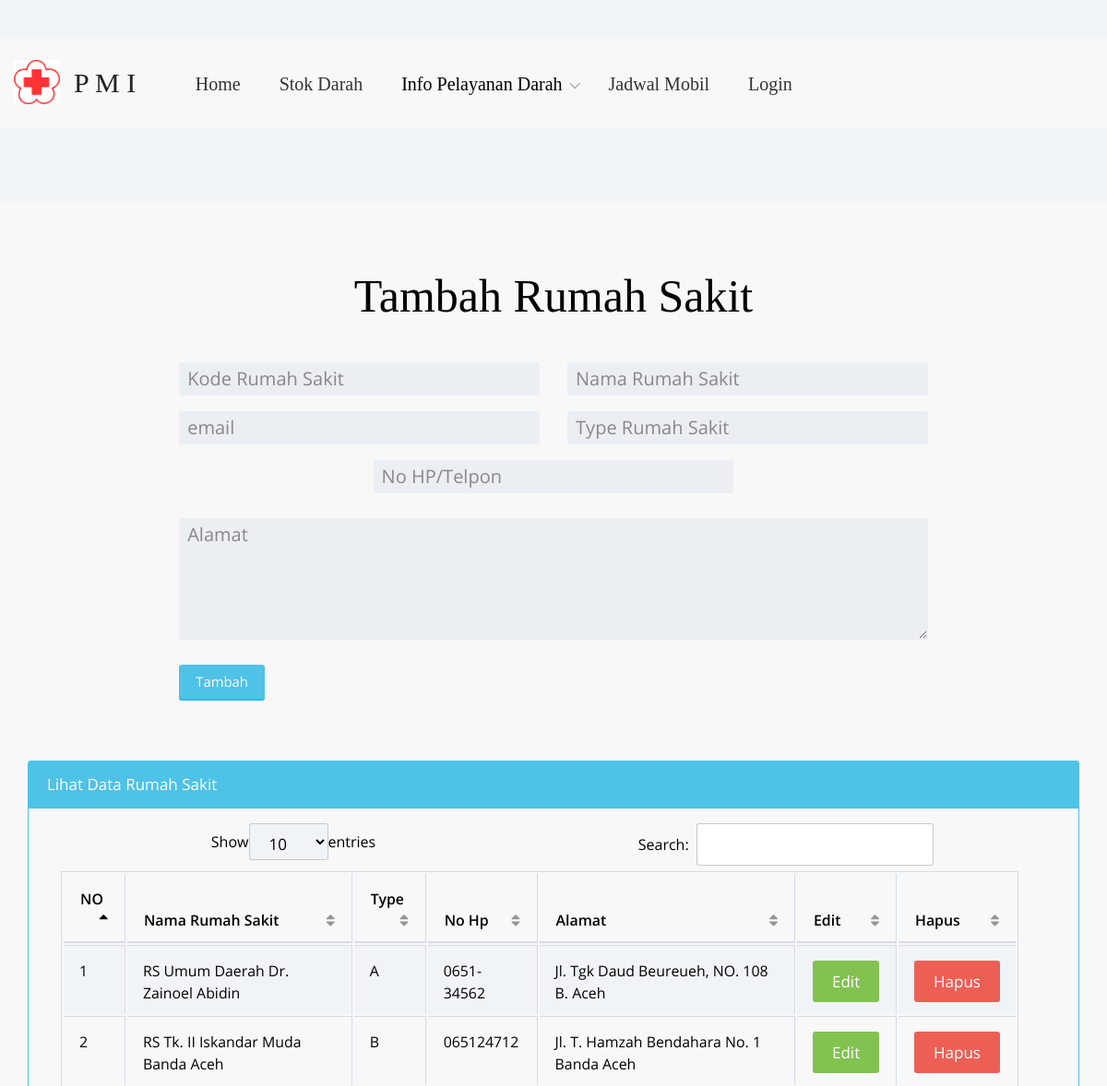
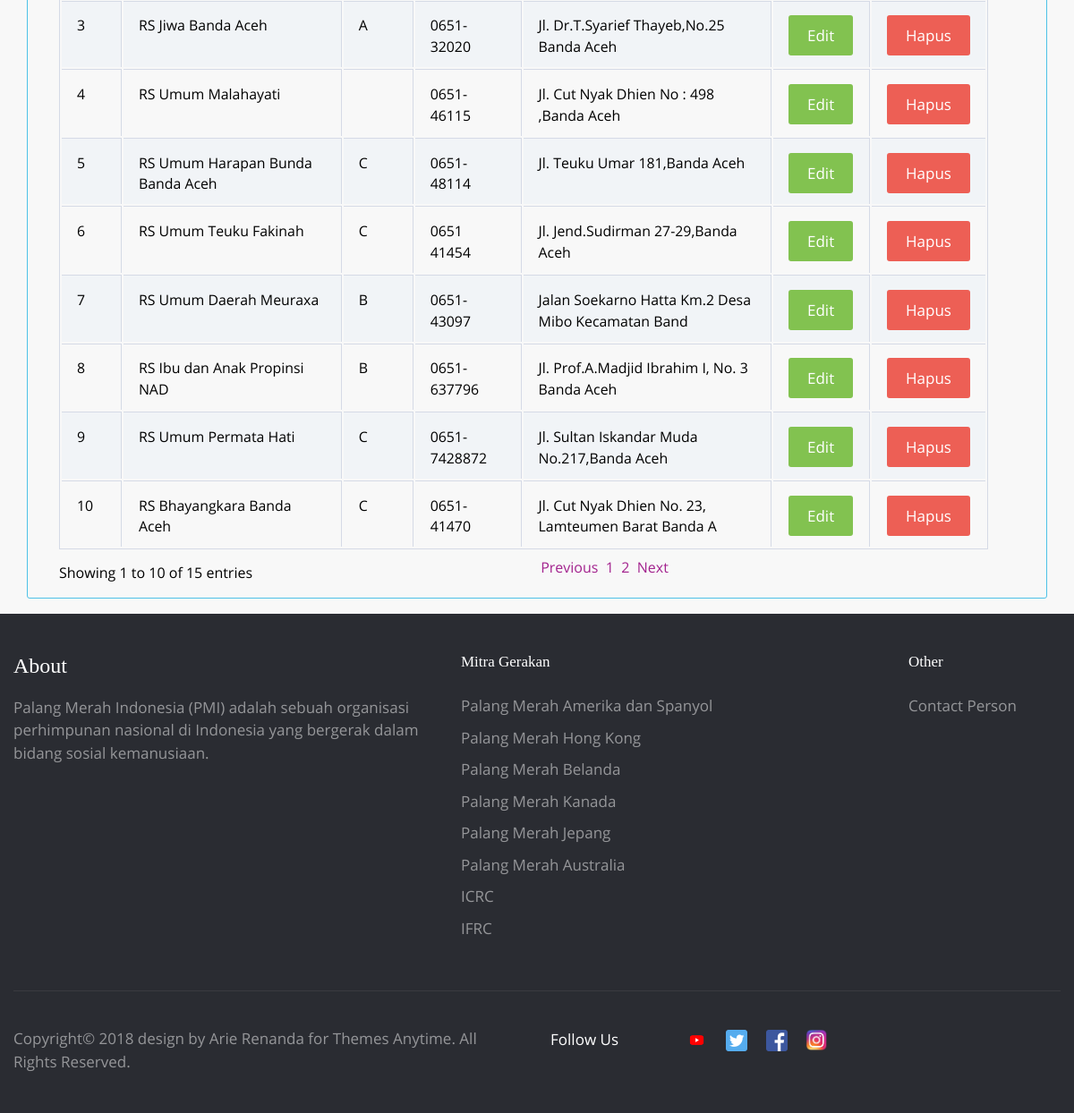
Screenshot of /index.php/rs/tambah_rs with the database file from the repository (2 pictures, top to bottom).
### tables this page shows
CREATE TABLE `rs` (
  `id_rs` varchar(50) NOT NULL,
  `nm_rs` varchar(50) NOT NULL,
  `type` varchar(20) NOT NULL,
  `no_hp` varchar(15) NOT NULL,
  `alamat` varchar(50) NOT NULL,
  `email` varchar(30) NOT NULL,
  `password` varchar(50) NOT NULL
);

### application/controllers/Rs.php (called while the page is built, shortened)
<?php
class Rs extends CI_Controller {
	 function __construct() {
       $this->load->library('session');
    }
	public function tambah_rs()
	{
	$this->load->model('M_tambah_rs');
			$this->load->model('M_lihat_data_rs');
			$data['data_rs1'] = $this->M_lihat_data_rs->get_user_all();
		$this->load->view('tambah_rs', $data);
	}
}

### index.php (called while the page is built, shortened)
<?php
require_once BASEPATH.'core/CodeIgniter.php';

### application/models/M_lihat_data_rs.php (called while the page is built)
<?php
class M_lihat_data_rs extends CI_Model{
    function get_user_all()
    {
        $query=$this->db->query("SELECT * from rs");
        return $query->result();
    }
}

### application/views/tambah_rs.php (the view, shortened to what this page needs)
<!DOCTYPE html>
<html lang="en">
<head>
    <?php echo $this->load->view('share/css', '', TRUE);?>
   <?php echo $this->load->view('share/css', '', TRUE);?>
	<link href="<?php site_url(); ?>dist/table/vendor/datatables-plugins/dataTables.bootstrap.css" rel="stylesheet">
    <link href="<?php site_url(); ?>dist/table/vendor/datatables-responsive/dataTables.responsive.css" rel="stylesheet">
    <link href="<?php site_url(); ?>dist/table/dist/css/sb-admin-2.css" rel="stylesheet">
    <link href="<?php site_url(); ?>dist/table/vendor/metisMenu/metisMenu.min.css" rel="stylesheet">
    <link href="<?php site_url(); ?>dist/table/vendor/font-awesome/css/font-awesome.min.css" rel="stylesheet" type="text/css">
</head>
<body class="">
<?php echo $this->load->view('share/menu', '', TRUE);?>
<div class="job-overview">
    <header class="job-overview__header">
    </header>
	<br>
    <div class="container">
        <div class="row">
           <div class="container">
        <div class="row">
            <div class="col-lg-12">
<div class="container">
    <form class="page-contact__form" action="<?php echo site_url();?>login/proses_tambah_pendonor" method="POST" >
        <h2 class="page-contact__form-heading">Tambah Rumah Sakit</h2>
        <div class="row justify-content-center">
			<div class="col-lg-5">
                <div class="form-group">
                    <input type="text" class="form-control" name='id' placeholder="Kode Rumah Sakit">
                </div>
            </div>
            <div class="col-lg-5">
                <div class="form-group">
                    <input type="text" class="form-control" name='nama' placeholder="Nama Rumah Sakit">
                </div>
            </div>
			<div class="col-lg-5">
                <div class="form-group">
                    <input type="text" class="form-control" name='email' placeholder="email">
                </div>
            </div>
            <div class="col-lg-5">
                <div class="form-group">
                    <input type="text" name='type' class="form-control" placeholder="Type Rumah Sakit">
                </div>
            </div>
			<div class="col-lg-5">
                <div class="form-group">
                    <input type="text" name='no_hp' class="form-control" placeholder="No HP/Telpon">
                </div>
            </div>
        </div>
        <div class="row justify-content-center">
            <div class="col-lg-10">
                <div class="form-group">
                    <textarea rows="5" class="form-control" name='alamat' placeholder="Alamat"></textarea>
                </div>
            </div>
        </div>
        <div class="row justify-content-center">
            <div class="col-lg-10">
                <div class="form-group">
                   <button class="btn btn-info btn-sm btn-info-flat" type='submit'>Tambah</button>
                </div>
            </div>
        </div>
    </form>
	          <div class="card card-outline-info mb-3">
          <div class="card-header bg-info">Lihat Data Rumah Sakit</div>
          <div class="card-block">
            <table width="100%" class="table table-striped table-bordered table-hover" id="dataTables-example">
                <thead>
                    <tr>
                        <th>NO</th>
                        <th>Nama Rumah Sakit</th>
                        <th>Type</th>
                        <th>No Hp</th>
                        <th>Alamat</th>
                        <th>Edit</th>
                        <th>Hapus</th>
                    </tr>
                </thead>
                <tbody>
                                   <?php
											$j=0;
													foreach($data_rs1 as $data){
											?>
                                    <tr class="odd gradeX">
                                        <td><?php echo ++$j?></td>
                                        <td><?php echo $data->nm_rs; ?></td>
                                        <td><?php echo $data->type; ?></td>
                                        <td><?php echo $data->no_hp; ?></td>
                                        <td><?php echo $data->alamat; ?></td>
										<td><a href="<?php echo base_url()?>edit_bidan?id=<?php echo $data->id_rs?>"  ><button type="button" class="btn btn-success">Edit</button></a></td>
										<?php
										echo"<td class='center'><a href='". base_url()."rs/proses_hapus_rs?id=".$data->id_rs."' onclick=\"return confirm('Apakah Anda Yakin Menghapus ?') \" title='Hapus'><button type='button' class='btn btn-danger'>Hapus</button></a>
										</td>";
										?>
                                    </tr>
                                    <?php } ?>
                </tbody>
            </table>
          </div>
      </div>
</div>
            </div>
        </div>
    </div>
        </div>
    </div>
</div>
</body>
<?php echo $this->load->view('share/footer', '', TRUE);?>
</body>
</html>

### rows the page displays
rs: nm_rs "RS Umum Daerah Dr. Zainoel Abidin", type "A", no_hp "0651-34562", alamat "Jl. Tgk Daud Beureueh, NO. 108 B. Aceh"
rs: nm_rs "RS Tk. II Iskandar Muda Banda Aceh", type "B", no_hp "065124712", alamat "Jl. T. Hamzah Bendahara No. 1 Banda Aceh"
rs: nm_rs "RS Jiwa Banda Aceh", type "A", no_hp "0651-32020", alamat "Jl. Dr.T.Syarief Thayeb,No.25 Banda Aceh"
rs: nm_rs "RS Umum Malahayati", no_hp "0651- 46115", alamat "Jl. Cut Nyak Dhien No : 498 ,Banda Aceh"
rs: nm_rs "RS Umum Harapan Bunda Banda Aceh", type "C", no_hp "0651- 48114", alamat "Jl. Teuku Umar 181,Banda Aceh"
rs: nm_rs "RS Umum Teuku Fakinah", type "C", no_hp "0651 41454", alamat "Jl. Jend.Sudirman 27-29,Banda Aceh"
rs: nm_rs "RS Umum Daerah Meuraxa", type "B", no_hp "0651-43097", alamat "Jalan Soekarno Hatta Km.2 Desa Mibo Kecamatan Band"
rs: nm_rs "RS Ibu dan Anak Propinsi NAD", type "B", no_hp "0651-637796", alamat "Jl. Prof.A.Madjid Ibrahim I, No. 3 Banda Aceh"
rs: nm_rs "RS Umum Permata Hati", type "C", no_hp "0651-7428872", alamat "Jl. Sultan Iskandar Muda No.217,Banda Aceh"
rs: nm_rs "RS Bhayangkara Banda Aceh", type "C", no_hp "0651-41470", alamat "Jl. Cut Nyak Dhien No. 23, Lamteumen Barat Banda A"
